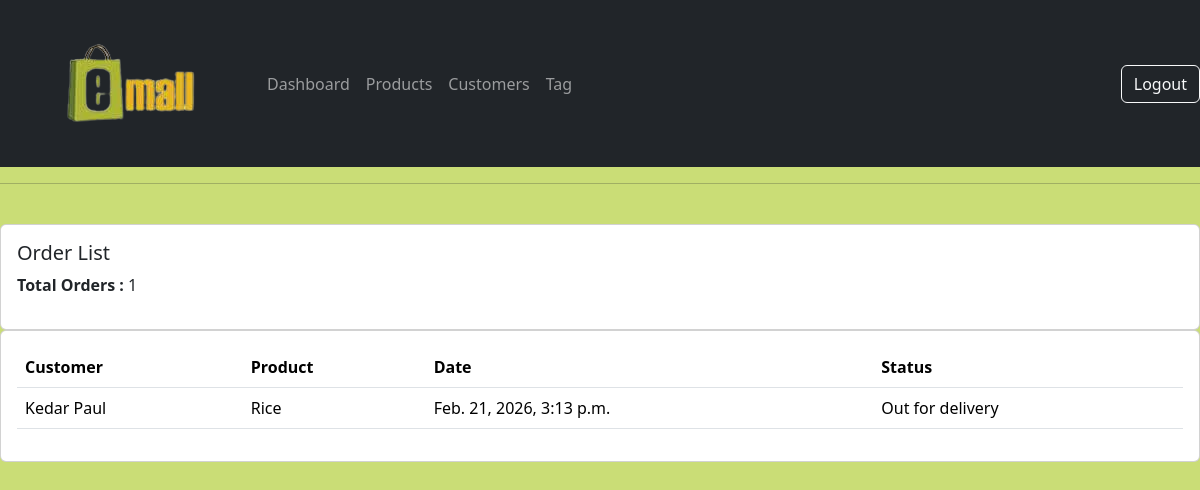
Page /order_list/ (signed in) on the committed database.
### account/models.py (models this page shows, shortened)
class Order(models.Model):
    STATUS = (
        ('Pending', 'Pending'),
        ('Out for delivery', 'Out for delivery'),
        ('Delivered', 'Delivered'),
    )
    customer = models.ForeignKey(Customer, null=True, on_delete=models.CASCADE)
    product = models.ForeignKey(Product, null=True, on_delete=models.CASCADE)
    date_created = models.DateTimeField(auto_now_add=True, null=True)
    status = models.CharField(max_length=200, null=True, choices=STATUS)

class Customer(models.Model):
    name = models.CharField(max_length=200, null=True)
    phone = models.CharField(max_length=200, null=True)
    email = models.CharField(max_length=200, null=True)
    date_created = models.DateTimeField(auto_now_add=True, null=True)

class Product(models.Model):
    CATEGORY = (
        ('Indoor', 'Indoor'),
        ('Out Door', 'Out Door'),
    )
    name = models.CharField(max_length=200, null=True)
    price = models.FloatField(null=True)
    category = models.CharField(max_length=200, null=True, choices=CATEGORY)
    description = models.CharField(max_length=200, null=True, blank=True)
    date_created = models.DateTimeField(auto_now_add=True, null=True)
    pic = models.ImageField(upload_to='product_images/', blank=True)
    tags = models.ManyToManyField(Tag)

### account/views.py (the view)
# urls.py: path('order_list/',views.order_list,name='order_list'),
@login_required(login_url='login')
def order_list(request):
    orders = Order.objects.all()
    context = {'orders': orders}
    return render(request,'account/order_list.html',context)

### templates/account/order_list.html
{%  extends 'main.html' %}
{% block content %}
		<br>
		<div class="row">
			<div class="col-md">
				<div class="card card-body">
					<h5>{% if status_title %}{{status_title}}{% else %}Order List{% endif %}</h5>
					<p><strong>Total Orders : </strong>{{orders|length}}</p>
				</div>
				<div class="card card-body">
					<table class="table">
						<tr>
							<th>Customer</th>
							<th>Product</th>
							<th>Date</th>
							<th>Status</th>
						</tr>
						{% for order in orders %}
							<tr>
								<td>{{order.customer.name}}</td>
								<td>{{order.product.name}}</td>
								<td>{{order.date_created }}</td>
								<td>{{order.status}}</td>
							</tr>
                        {% empty %}
							<tr>
								<td colspan="4" class="text-order">No orders found</td>
							</tr>
						{% endfor %}
					</table>
				</div>
			</div>
		</div>
{% endblock content %}

### static/css/style.css (style rules this page uses)
body { background-color: rgb(202, 221, 118); }

### rows in the picture
Order: customer.name "Kedar Paul", product.name "Rice", date_created "Feb. 21, 2026, 3:13 p.m.", status "Out for delivery"

### other values in the picture
{{ orders|length }} "1"
